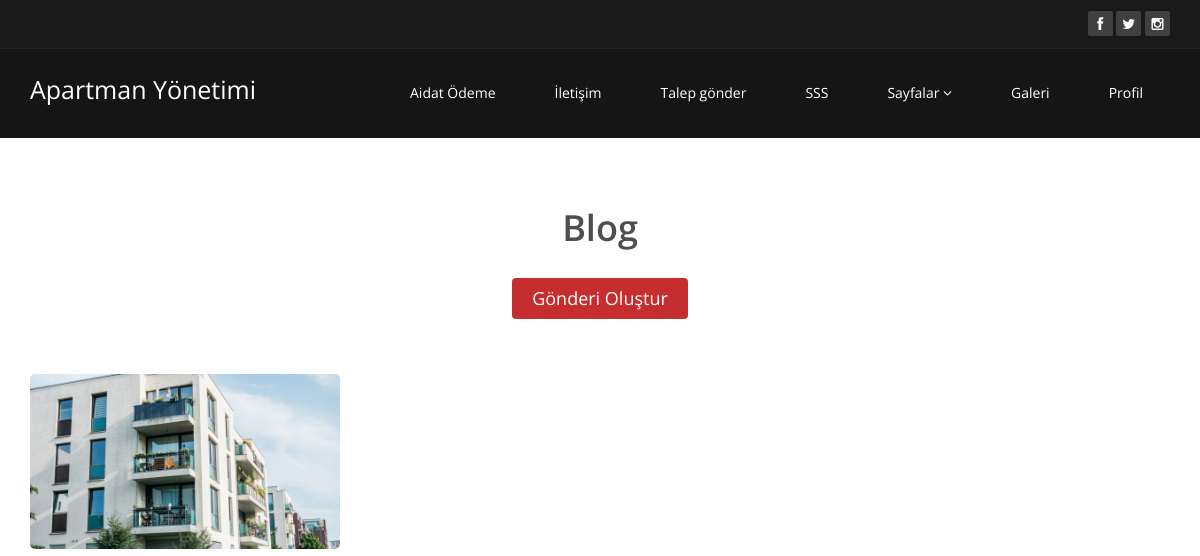
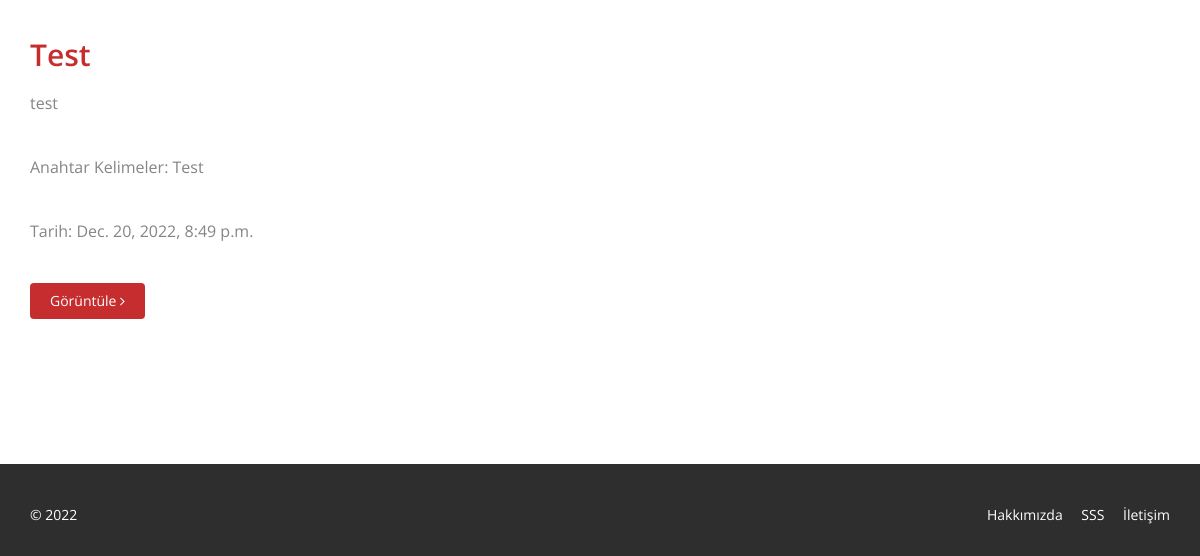
The app's page /blog/ (signed in), older data (2 pictures, top to bottom).
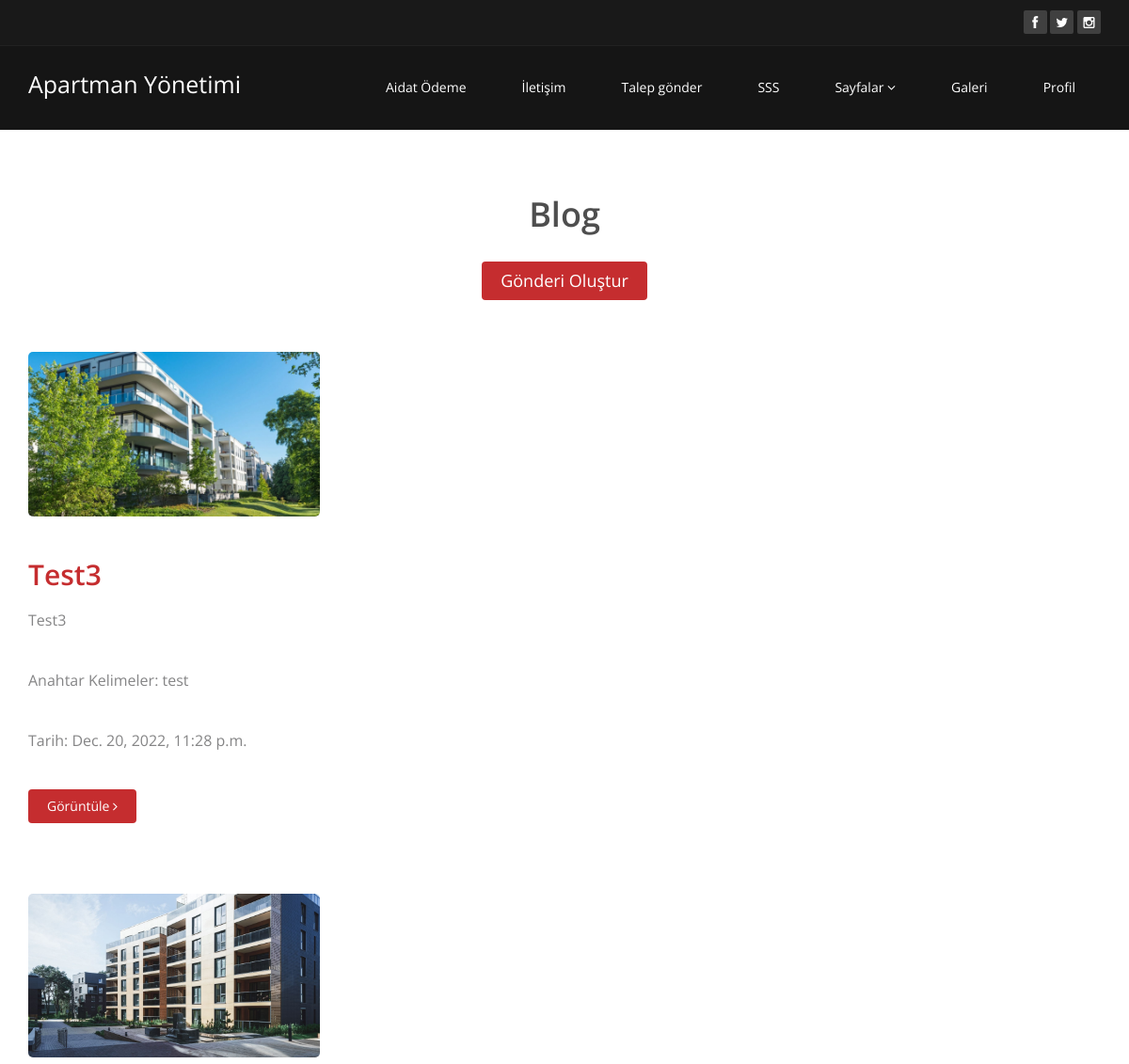
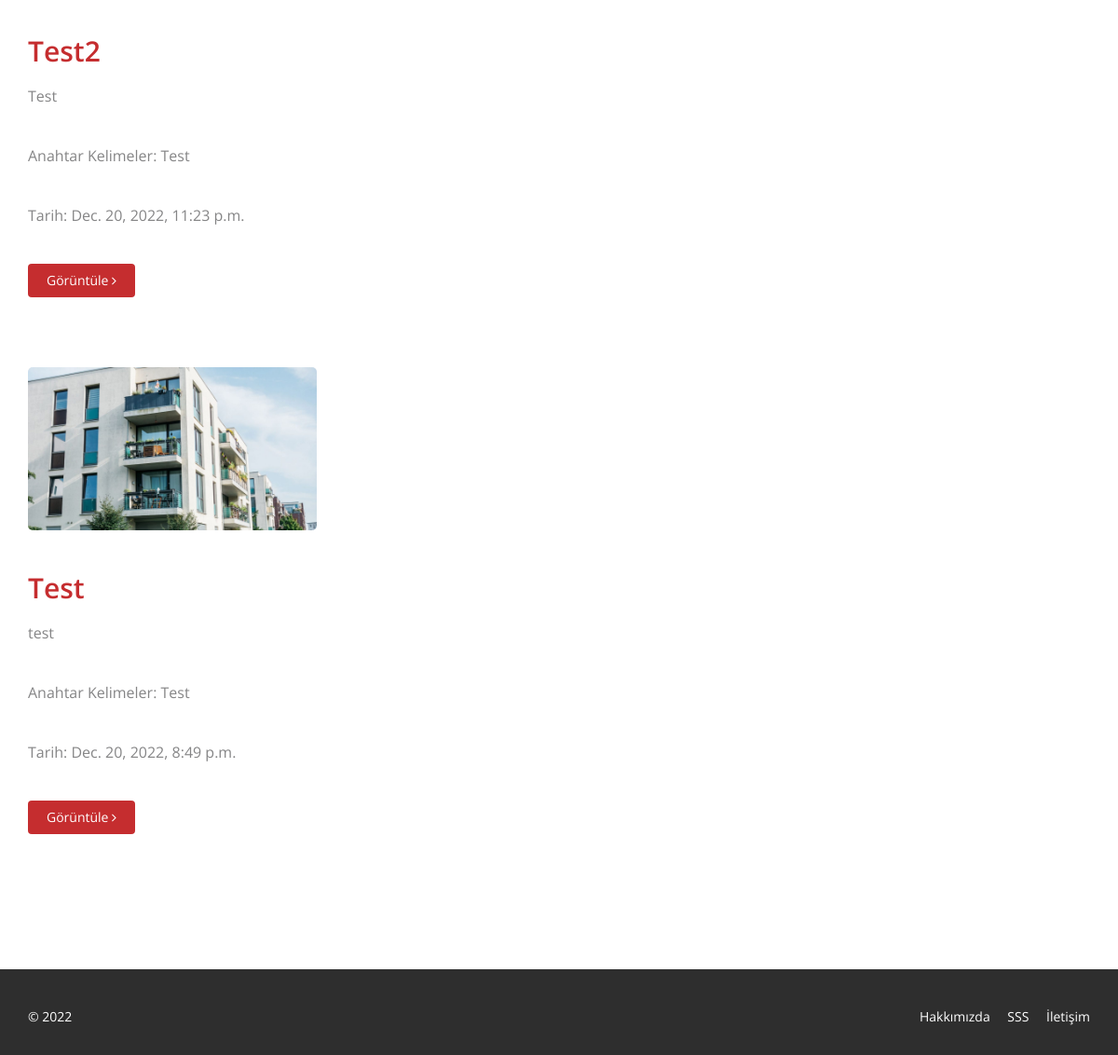
The same page, newer data (2 pictures, top to bottom).
### core/models.py (models this page shows, shortened)
class Setting(models.Model):
    id = models.UUIDField(primary_key=True,default=uuid.uuid4)
    title = models.CharField(max_length=20)
    keywords = models.CharField(max_length=100,null=True)
    description = models.TextField(null=True)
    company = models.CharField(max_length=20)
    address = models.CharField(max_length=20)
    phone = models.CharField(max_length=20)
    fax = models.CharField(max_length=20)
    email = models.CharField(max_length=20)
    facebook = models.CharField(max_length=50)
    instagram = models.CharField(max_length=50)
    twitter = models.CharField(max_length=50)
    aboutus = 'about-us'
    contact = 'contact'
    references = 'references'
    status = models.BooleanField(default=True)

class Content(models.Model):
    id = models.UUIDField(primary_key=True,default=uuid.uuid4)
    title = models.CharField(max_length=100)
    keywords = models.CharField(max_length=100)
    description = models.TextField()
    image = models.ImageField(upload_to='content_images',default='content_images/blog_image.png')
    menu_id = models.UUIDField(null=True)
    detail = models.CharField(max_length=100)
    type = models.CharField(max_length=10)
    created_at = models.DateTimeField(default=datetime.now)
    updated_at = models.DateTimeField(default=datetime.now)

### core/views.py (the view)
# urls.py: 2. Add a URL to urlpatterns:  path('blog/', include('blog.urls'))
@login_required(login_url='signin')
def blog(request):
    contents = Content.objects.all().order_by('-created_at')
    return render(request,'blog.html',{'contents':contents,'setting' :setting,'menus':menus})

### templates/blog.html (shortened to what this page needs)
{% load static %}
<!DOCTYPE html>
<html lang="en">
<head>
</head>
<body>
    {% include 'menu.html' %}
    {% block content %}
    <section id="blog" class="container">
        <div class="center">
            <h2>Blog</h2>
            <a href="{% url 'upload' %}" style="font-size: large;" class="btn btn-primary " >Gönderi Oluştur</a>
        </div>
        <div class="blog">
            <div class="row">
            {% for content in contents %}
                 <div class="col-md-8">
                    <div class="blog-item">
                        <div class="row">
                            <div class="col-xs-12 col-sm-10 blog-content">
                                <a href="#"><img class="img-responsive img-blog" src="{{content.image.url}}" width="50%" height="200px" alt="" /></a>
                                <h2><a href="/blogs/{{content.id}}">{{content.title}}</a></h2>
                                <h3>{{content.description}}</h3>
                                <h3>Anahtar Kelimeler: {{content.keywords}} </h3>
                                <h3>Tarih: {{content.created_at}}</h3>
                                <a class="btn btn-primary readmore" href="/blogs/{{content.id}}">Görüntüle <i class="fa fa-angle-right"></i></a>
                            </div>
                        </div>
                    </div>
                 </div>
                {% endfor %}
            </div>
        </div>
    </section>
{% include 'footer.html' %}
</body>
</html>
{% endblock %}

### templates/menu.html (shortened to what this page needs)
{% load static %}
<!DOCTYPE html>
<html lang="en">
<head>
    <link rel="stylesheet" href="https://maxcdn.bootstrapcdn.com/bootstrap/3.4.1/css/bootstrap.min.css">
    <link href="{% static 'css/bootstrap.min.css' %}" rel="stylesheet">
    <link href="{% static 'css/font-awesome.min.css' %}" rel="stylesheet">
    <link href="{% static 'css/animate.min.css' %}" rel="stylesheet">
    <link href="{% static 'css/prettyPhoto.css' %}" rel="stylesheet">
    <link href="{% static 'css/main.css' %}" rel="stylesheet">
    <link href="{% static 'css/responsive.css' %}" rel="stylesheet">
</head>
<body>
        <header id="header">
            <div class="top-bar">
                <div class="container">
                    <div class="row">
                        <div class="col-sm-6 col-xs-4">
                        </div>
                        <div class="col-sm-6 col-xs-8">
                            <div class="social">
                                <ul class="social-share">
                                    <li><a href="{{setting.facebook}}"><i class="fa fa-facebook"></i></a></li>
                                    <li><a href="{{setting.twitter}}"><i class="fa fa-twitter"></i></a></li>
                                    <li><a href="{{setting.instagram}}"><i class="fa fa-instagram"></i></a></li>
                                </ul>
                            </div>
                        </div>
                    </div>
                </div>
            </div>
            <nav class="navbar navbar-inverse" role="banner">
                <div class="container">
                    <div class="navbar-header">
                        <a class="navbar-brand" style="font-size:25px" href="/">{{setting.title}}</a>
                    </div>
                    <div class="collapse navbar-collapse navbar-right">
                        <ul class="nav navbar-nav">
                            <li><a href="{% url 'payment' %}">Aidat Ödeme</a></li>
                            <li><a href="{% url 'contact' %}">İletişim</a></li>
                            <li><a href="{% url 'request' %}">Talep gönder</a></li>
                            <li><a href="{% url 'faq' %}">SSS</a></li>
                            <li class="dropdown">
                            <a href="#" class="dropdown-toggle" data-toggle="dropdown">Sayfalar <i class="fa fa-angle-down"></i></a>
                        </li>
                        <li><a href="{% url 'gallery' %}">Galeri</a></li>
                        <li><a href="{% url 'account' %}">Profil</a></li>
                        </ul>
                    </div>
                </div>
            </nav>
        </header>
</body>

### templates/footer.html (shortened to what this page needs)
<footer id="footer" class="midnight-blue">
    <div class="container">
        <div class="row">
            <div class="col-sm-6">
                &copy; 2022
            </div>
            <div class="col-sm-6">
                <ul class="pull-right">
                    <li><a href="{% url 'about' %}">Hakkımızda</a></li>
                    <li><a href="{% url 'faq' %}">SSS</a></li>
                    <li><a href="{% url 'contact' %}">İletişim</a></li>
                </ul>
            </div>
        </div>
    </div>
</footer>

### staticfiles/css/main.css (style rules this page uses)
body { background: #fff; font-family: 'Open Sans', sans-serif; color:#4e4e4e; line-height: 22px; }
h1, h2, h3, h4, h5, h6 { font-weight: 600; font-family: 'Open Sans', sans-serif; color:#4e4e4e; }
h2 { font-size: 20px; }
h3 { font-size: 16px; color: #787878; font-weight: 400; line-height: 24px; }
a { color: #c52d2f; -webkit-transition: color 300ms, background-color 300ms; -moz-transition: color 300ms, background-color 300ms; -o-transition: color 300ms, background-color 300ms; transition: color 300ms, background-color 300ms; }
.btn-primary { padding: 8px 20px; background: #c52d2f; color: #fff; border-radius: 4px; border:none; margin-top: 10px; }
.center h2 { font-size: 36px; margin-top: 0; margin-bottom: 20px; }
body > section { padding: 70px 0; }
.center { text-align: center; padding-bottom: 55px; }
.navbar>.container .navbar-brand { margin-left: 0; }
.top-bar { padding: 10px 0; background: #191919; border-bottom: 1px solid #222; line-height: 28px; }
.social { text-align: right; }
.social-share { display: inline-block; list-style: none; padding: 0; margin: 0; }
ul.social-share li { display: inline-block; }
ul.social-share li a { display: inline-block; color: #fff; background: #404040; width: 25px; height: 25px; line-height: 25px; text-align: center; border-radius: 2px; }
.navbar-brand { padding: 0; margin:0; }
.navbar { border-radius: 0; margin-bottom: 0; background: #151515; padding: 15px 0; padding-bottom: 0; }
.navbar-nav { margin-top: 12px; }
.navbar-nav>li { margin-left: 35px; padding-bottom: 28px; }
.navbar-inverse .navbar-nav > li > a { padding: 5px 12px; margin: 0; border-radius: 3px; color: #fff; line-height: 24px; display: inline-block; }
.navbar-inverse { border: none; }
.navbar-inverse .navbar-brand { font-size: 36px; line-height: 50px; color: #fff; }
.navbar-inverse .navbar-collapse, .navbar-inverse .navbar-form { border-top: 0; padding-bottom: 0; }
.blog-item { border-radius: 0; overflow: hidden; margin-bottom: 50px; }
.blog .blog-item .img-blog { border-radius: 5px; margin-bottom: 45px; }
.blog .blog-item .blog-content { padding-bottom: 25px; }
.blog .blog-item .blog-content h2 { margin-top: 0; font-size: 30px; }
.readmore { margin-top: 0; }
.blog .blog-item .blog-content h3 { color: #858586; margin-bottom: 40px; }
#footer { padding-top: 30px; padding-bottom: 30px; color: #fff; background: #2e2e2e; }
#footer a { color: #fff; }
#footer ul { list-style: none; padding: 0; margin: 0; }
#footer ul > li { display: inline-block; margin-left: 15px; }

Row changes from the older to the newer data that the page shows:
added Content: image (picture), title "Test3", description "Test3", keywords "test", created_at "Dec. 20, 2022, 11:28 p.m."
added Content: image (picture), title "Test2", description "Test", keywords "Test", created_at "Dec. 20, 2022, 11:23 p.m."
